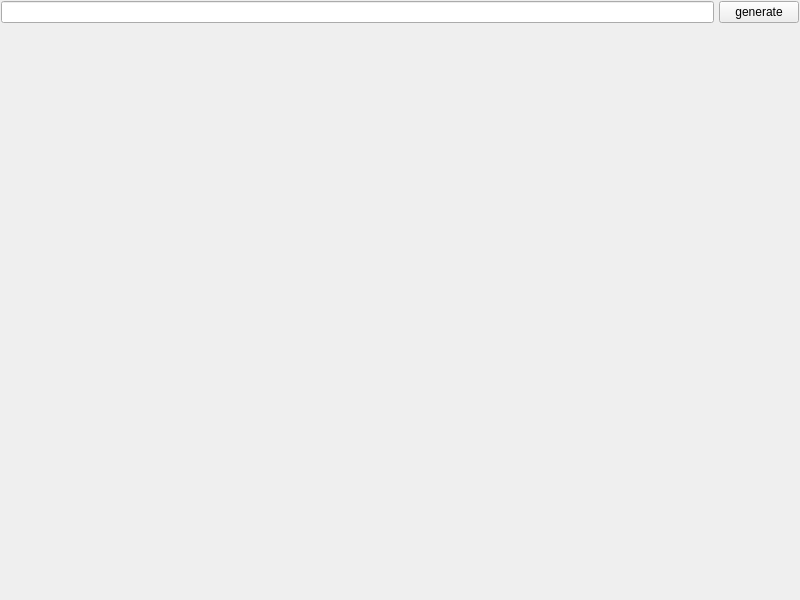
<?xml version="1.0" encoding="UTF-8"?>
<ui version="4.0">
 <class>Widget</class>
 <widget class="QWidget" name="Widget">
  <property name="geometry">
   <rect>
    <x>0</x>
    <y>0</y>
    <width>800</width>
    <height>600</height>
   </rect>
  </property>
  <property name="windowTitle">
   <string>Widget</string>
  </property>
  <layout class="QVBoxLayout" name="verticalLayout" stretch="1,10">
   <property name="spacing">
    <number>5</number>
   </property>
   <property name="leftMargin">
    <number>1</number>
   </property>
   <property name="topMargin">
    <number>1</number>
   </property>
   <property name="rightMargin">
    <number>1</number>
   </property>
   <property name="bottomMargin">
    <number>1</number>
   </property>
   <item>
    <layout class="QHBoxLayout" name="horizontalLayout" stretch="10,1">
     <item>
      <widget class="QLineEdit" name="lineEdit"/>
     </item>
     <item>
      <widget class="QPushButton" name="pushButton">
       <property name="text">
        <string>generate</string>
       </property>
      </widget>
     </item>
    </layout>
   </item>
   <item>
    <widget class="QLabel" name="label">
     <property name="text">
      <string/>
     </property>
    </widget>
   </item>
  </layout>
 </widget>
 <resources/>
 <connections/>
</ui>
